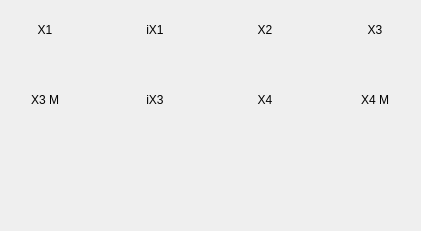
       <widget class="QWidget" name="page_48">
        <property name="geometry">
         <rect>
          <x>0</x>
          <y>0</y>
          <width>421</width>
          <height>231</height>
         </rect>
        </property>
        <attribute name="label">
         <string>RV</string>
        </attribute>
        <widget class="QToolButton" name="toolButton_63">
         <property name="geometry">
          <rect>
           <x>110</x>
           <y>0</y>
           <width>90</width>
           <height>60</height>
          </rect>
         </property>
         <property name="text">
          <string>iX1</string>
         </property>
         <property name="icon">
          <iconset>
           <normaloff>../../Desktop/QT/qqq/iX1.png</normaloff>../../Desktop/QT/qqq/iX1.png</iconset>
         </property>
         <property name="iconSize">
          <size>
           <width>80</width>
           <height>50</height>
          </size>
         </property>
         <property name="checkable">
          <bool>true</bool>
         </property>
         <property name="toolButtonStyle">
          <enum>Qt::ToolButtonTextUnderIcon</enum>
         </property>
         <property name="autoRaise">
          <bool>true</bool>
         </property>
         <attribute name="buttonGroup">
          <string notr="true">car_info_Group</string>
         </attribute>
        </widget>
        <widget class="QToolButton" name="KIA_car_16">
         <property name="geometry">
          <rect>
           <x>0</x>
           <y>0</y>
           <width>90</width>
           <height>60</height>
          </rect>
         </property>
         <property name="text">
          <string>X1</string>
         </property>
         <property name="icon">
          <iconset>
           <normaloff>../../Desktop/QT/qqq/X1.png</normaloff>../../Desktop/QT/qqq/X1.png</iconset>
         </property>
         <property name="iconSize">
          <size>
           <width>80</width>
           <height>50</height>
          </size>
         </property>
         <property name="checkable">
          <bool>true</bool>
         </property>
         <property name="toolButtonStyle">
          <enum>Qt::ToolButtonTextUnderIcon</enum>
         </property>
         <property name="autoRaise">
          <bool>true</bool>
         </property>
         <attribute name="buttonGroup">
          <string notr="true">car_info_Group</string>
         </attribute>
        </widget>
        <widget class="QToolButton" name="toolButton_75">
         <property name="geometry">
          <rect>
           <x>330</x>
           <y>0</y>
           <width>90</width>
           <height>60</height>
          </rect>
         </property>
         <property name="text">
          <string>X3</string>
         </property>
         <property name="icon">
          <iconset>
           <normaloff>../../Desktop/QT/qqq/X3.png</normaloff>../../Desktop/QT/qqq/X3.png</iconset>
         </property>
         <property name="iconSize">
          <size>
           <width>80</width>
           <height>50</height>
          </size>
         </property>
         <property name="checkable">
          <bool>true</bool>
         </property>
         <property name="toolButtonStyle">
          <enum>Qt::ToolButtonTextUnderIcon</enum>
         </property>
         <property name="autoRaise">
          <bool>true</bool>
         </property>
         <attribute name="buttonGroup">
          <string notr="true">car_info_Group</string>
         </attribute>
        </widget>
        <widget class="QToolButton" name="toolButton_78">
         <property name="geometry">
          <rect>
           <x>330</x>
           <y>70</y>
           <width>90</width>
           <height>60</height>
          </rect>
         </property>
         <property name="text">
          <string>X4 M</string>
         </property>
         <property name="icon">
          <iconset>
           <normaloff>../../Desktop/QT/qqq/x4 M.png</normaloff>../../Desktop/QT/qqq/x4 M.png</iconset>
         </property>
         <property name="iconSize">
          <size>
           <width>80</width>
           <height>50</height>
          </size>
         </property>
         <property name="checkable">
          <bool>true</bool>
         </property>
         <property name="toolButtonStyle">
          <enum>Qt::ToolButtonTextUnderIcon</enum>
         </property>
         <property name="autoRaise">
          <bool>true</bool>
         </property>
         <attribute name="buttonGroup">
          <string notr="true">car_info_Group</string>
         </attribute>
        </widget>
        <widget class="QToolButton" name="toolButton_80">
         <property name="geometry">
          <rect>
           <x>220</x>
           <y>70</y>
           <width>90</width>
           <height>60</height>
          </rect>
         </property>
         <property name="text">
          <string>X4</string>
         </property>
         <property name="icon">
          <iconset>
           <normaloff>../../Desktop/QT/qqq/X4.png</normaloff>../../Desktop/QT/qqq/X4.png</iconset>
         </property>
         <property name="iconSize">
          <size>
           <width>80</width>
           <height>50</height>
          </size>
         </property>
         <property name="checkable">
          <bool>true</bool>
         </property>
         <property name="toolButtonStyle">
          <enum>Qt::ToolButtonTextUnderIcon</enum>
         </property>
         <property name="autoRaise">
          <bool>true</bool>
         </property>
         <attribute name="buttonGroup">
          <string notr="true">car_info_Group</string>
         </attribute>
        </widget>
        <widget class="QToolButton" name="toolButton_81">
         <property name="geometry">
          <rect>
           <x>220</x>
           <y>0</y>
           <width>90</width>
           <height>60</height>
          </rect>
         </property>
         <property name="text">
          <string>X2</string>
         </property>
         <property name="icon">
          <iconset>
           <normaloff>../../Desktop/QT/qqq/X2.png</normaloff>../../Desktop/QT/qqq/X2.png</iconset>
         </property>
         <property name="iconSize">
          <size>
           <width>80</width>
           <height>50</height>
          </size>
         </property>
         <property name="checkable">
          <bool>true</bool>
         </property>
         <property name="toolButtonStyle">
          <enum>Qt::ToolButtonTextUnderIcon</enum>
         </property>
         <property name="autoRaise">
          <bool>true</bool>
         </property>
         <attribute name="buttonGroup">
          <string notr="true">car_info_Group</string>
         </attribute>
        </widget>
        <widget class="QToolButton" name="toolButton_82">
         <property name="geometry">
          <rect>
           <x>0</x>
           <y>70</y>
           <width>90</width>
           <height>60</height>
          </rect>
         </property>
         <property name="text">
          <string>X3 M</string>
         </property>
         <property name="icon">
          <iconset>
           <normaloff>../../Desktop/QT/qqq/X3 M.png</normaloff>../../Desktop/QT/qqq/X3 M.png</iconset>
         </property>
         <property name="iconSize">
          <size>
           <width>80</width>
           <height>50</height>
          </size>
         </property>
         <property name="checkable">
          <bool>true</bool>
         </property>
         <property name="toolButtonStyle">
          <enum>Qt::ToolButtonTextUnderIcon</enum>
         </property>
         <property name="autoRaise">
          <bool>true</bool>
         </property>
         <attribute name="buttonGroup">
          <string notr="true">car_info_Group</string>
         </attribute>
        </widget>
        <widget class="QToolButton" name="toolButton_83">
         <property name="geometry">
          <rect>
           <x>110</x>
           <y>70</y>
           <width>90</width>
           <height>60</height>
          </rect>
         </property>
         <property name="text">
          <string>iX3</string>
         </property>
         <property name="icon">
          <iconset>
           <normaloff>../../Desktop/QT/qqq/iX3.png</normaloff>../../Desktop/QT/qqq/iX3.png</iconset>
         </property>
         <property name="iconSize">
          <size>
           <width>80</width>
           <height>80</height>
          </size>
         </property>
         <property name="checkable">
          <bool>true</bool>
         </property>
         <property name="toolButtonStyle">
          <enum>Qt::ToolButtonTextUnderIcon</enum>
         </property>
         <property name="autoRaise">
          <bool>true</bool>
         </property>
         <attribute name="buttonGroup">
          <string notr="true">car_info_Group</string>
         </attribute>
        </widget>
        <widget class="QToolButton" name="toolButton_84">
         <property name="geometry">
          <rect>
           <x>0</x>
           <y>140</y>
           <width>90</width>
           <height>60</height>
          </rect>
         </property>
         <property name="iconSize">
          <size>
           <width>80</width>
           <height>50</height>
          </size>
         </property>
         <property name="checkable">
          <bool>true</bool>
         </property>
         <property name="toolButtonStyle">
          <enum>Qt::ToolButtonTextUnderIcon</enum>
         </property>
         <property name="autoRaise">
          <bool>true</bool>
         </property>
        </widget>
        <widget class="QToolButton" name="toolButton_85">
         <property name="geometry">
          <rect>
           <x>110</x>
           <y>140</y>
           <width>90</width>
           <height>60</height>
          </rect>
         </property>
         <property name="iconSize">
          <size>
           <width>80</width>
           <height>80</height>
          </size>
         </property>
         <property name="toolButtonStyle">
          <enum>Qt::ToolButtonTextUnderIcon</enum>
         </property>
         <property name="autoRaise">
          <bool>true</bool>
         </property>
        </widget>
       </widget>
